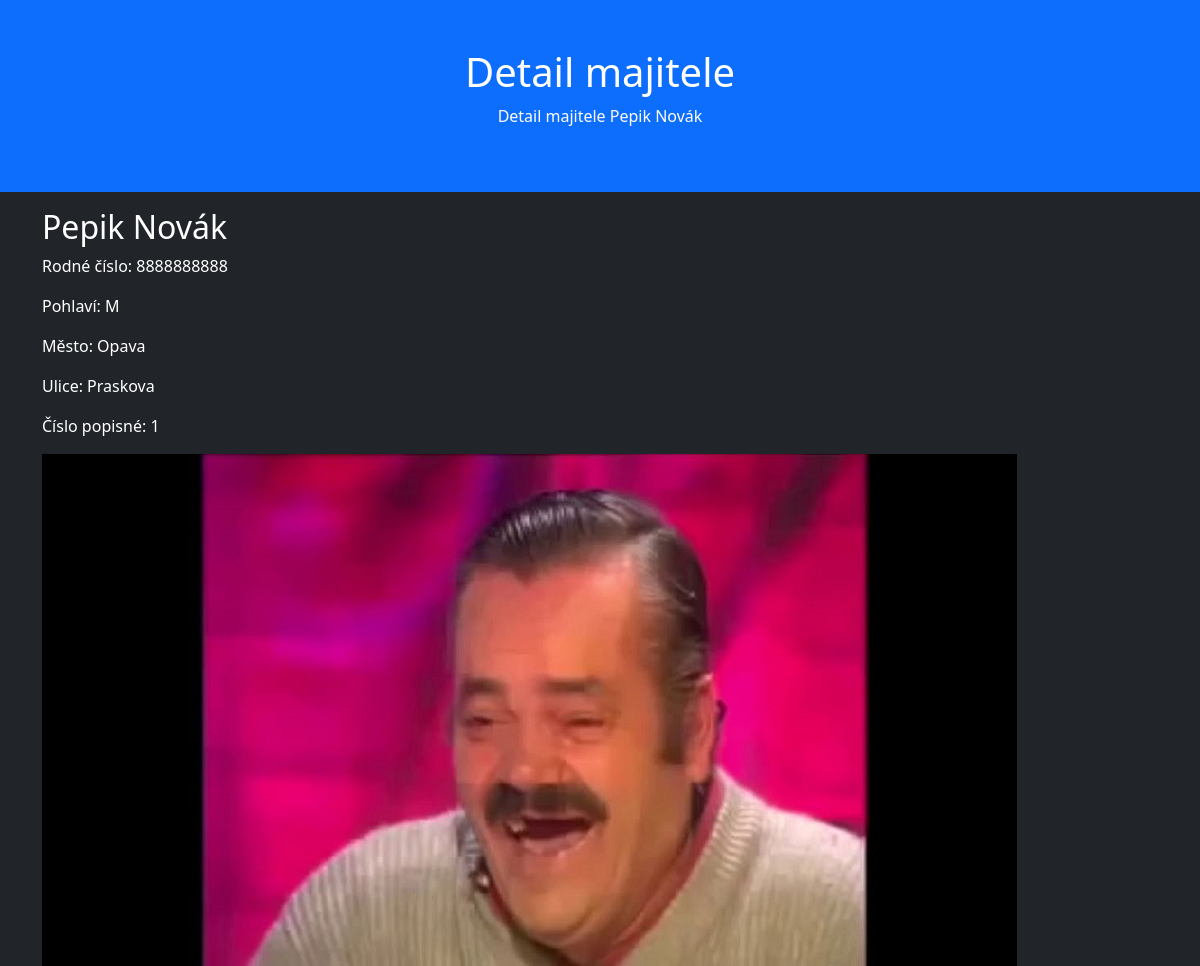
The app's page /majitel/1/ with its own data.
### app/models.py (models this page shows, shortened)
class Majitel(models.Model):
    id_majitel = models.AutoField(primary_key=True)
    rodne_cislo = models.CharField(max_length=10, unique=True)
    jmeno = models.CharField(max_length=100)
    prijmeni = models.CharField(max_length=100)
    pohlavi = models.CharField(max_length=1, choices=[('M', 'Muž'), ('Z', 'Žena')])
    mesto = models.CharField(max_length=100)
    ulice = models.CharField(max_length=100)
    cislo_popisne = models.CharField(max_length=10)
    fotka = models.ImageField(upload_to='majitele/', blank=True, null=True)

### app/views.py (the view)
# urls.py: path('majitel/<int:id_majitel>/', views.MajitelDetailView, name='MajitelDetailView'),
def MajitelDetailView(request, id_majitel):
    majitel = get_object_or_404(Majitel, pk=id_majitel)
    return render(request, 'app/MajitelDetailView.html', {'majitel': majitel})

### app/templates/app/MajitelDetailView.html (shortened to what this page needs)
<!DOCTYPE html>
<html lang="en">
<head>
  <link href="https://cdn.jsdelivr.net/npm/bootstrap@5.3.3/dist/css/bootstrap.min.css" rel="stylesheet">
</head>
<body class="bg-dark text-white">
    <div class="container-fluid p-5 bg-primary text-white text-center">
        <h1>Detail majitele</h1>
        <p>Detail majitele {{ majitel.jmeno }} {{ majitel.prijmeni }}</p>
    </div>
    <div class="container mt-3">
        <h2>{{ majitel.jmeno }} {{ majitel.prijmeni }}</h2>
        <p>Rodné číslo: {{ majitel.rodne_cislo }}</p>
        <p>Pohlaví: {{ majitel.pohlavi }}</p>
        <p>Město: {{ majitel.mesto }}</p>
        <p>Ulice: {{ majitel.ulice }}</p>
        <p>Číslo popisné: {{ majitel.cislo_popisne }}</p>
        {% if majitel.fotka %}
            <img src="{{ majitel.fotka.url }}" alt="Fotka majitele">
        {% endif %}
    </div>

### records on screen
Majitel: jmeno "Pepik", prijmeni "Novák", rodne_cislo "8888888888", pohlavi "M", mesto "Opava", ulice "Praskova", cislo_popisne "1", fotka (picture)
